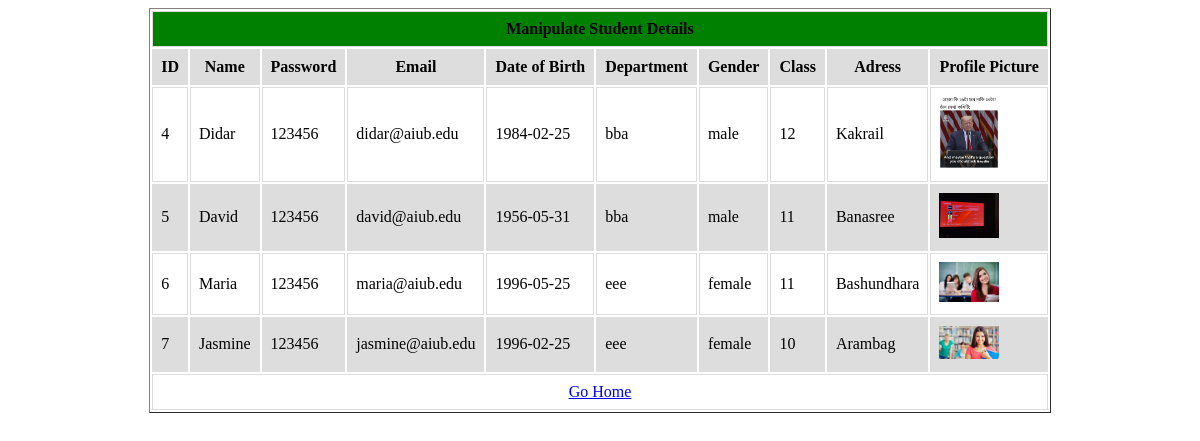
/views/t_studentnfo.php, run on the app's committed database.
### tables this page shows
CREATE TABLE `student` (
  `s_id` int(11) NOT NULL,
  `s_name` varchar(256) NOT NULL,
  `s_password` varchar(256) NOT NULL,
  `email` varchar(256) NOT NULL,
  `dob` date NOT NULL,
  `dept` varchar(256) NOT NULL,
  `gender` varchar(256) NOT NULL,
  `class` int(11) NOT NULL,
  `adress` varchar(256) NOT NULL,
  `photo` varchar(256) NOT NULL,
  `type` varchar(50) DEFAULT 'student'
);

### service/functions.php (called while the page is built, shortened)
<?php
	function getStudentInfo(){
		$conn = getConnection();
		$sql = "select * from student";
		$result = mysqli_query($conn, $sql);
		return $result;
	}

### views/t_studentnfo.php (the view, shortened to what this page needs)
<?php
	require_once('../service/functions.php');
	$result1= getStudentInfo();
?>
<!DOCTYPE html>
<html>
<head>
</head>
<body>
            <center>
         <table border=1 id="table">
		 <tr>
		      <td colspan=12><center><b>Manipulate Student Details</b></center></td>
		 </tr>
		 <tr>
		     <td><b><center>ID</center></b></td>
			 <td><center><b>Name</b></center></td>
			 <td><center><b>Password</b></center></td>
			 <td><center><b>Email</b></center></td>
			 <td><center><b>Date of Birth</b></center></td>
			 <td><center><b>Department</b></center></td>
			 <td><center><b>Gender</b></center></td>
			 <td><center><b>Class</b></center></td>
			 <td><center><b>Adress</b></center></td>
			 <td><center><b>Profile Picture</b></center></td>
		 </tr>
		 <?php	while($row = mysqli_fetch_assoc($result1)){ ?>
		 <tr>
		     <td><?=$row['s_id']?></td>
			 <td><?=$row['s_name']?></td>
			 <td><?=$row['s_password']?></td>
			 <td><?=$row['email']?></td>
			 <td><?=$row['dob']?></td>
			 <td><?=$row['dept']?></td>
			 <td><?=$row['gender']?></td>
			 <td><?=$row['class']?></td>
			 <td><?=$row['adress']?></td>
			 <td><img width="60px" src="../upload/<?=$row['photo']?>"></td>
		 </tr>
		 <?php } ?>
			<tr>
			<td colspan=12><center><a href='Teacher_home.php'>Go Home</a></center></td>
			</tr>
		 </center>

### views/t_studentnfo.php (style rules this page uses)
#table td, #table th { border: 1px solid #ddd; padding: 8px; }
#table tr:nth-child(1) { background-color: green; }
#table tr:nth-child(even) { background-color: #ddd; }

### data on the page
student: s_id "4", s_name "Didar", s_password "123456", email "didar@aiub.edu", dob "1984-02-25", dept "bba", gender "male", class "12", adress "Kakrail", photo (picture)
student: s_id "5", s_name "David", s_password "123456", email "david@aiub.edu", dob "1956-05-31", dept "bba", gender "male", class "11", adress "Banasree", photo (picture)
student: s_id "6", s_name "Maria", s_password "123456", email "maria@aiub.edu", dob "1996-05-25", dept "eee", gender "female", class "11", adress "Bashundhara", photo (picture)
student: s_id "7", s_name "Jasmine", s_password "123456", email "jasmine@aiub.edu", dob "1996-02-25", dept "eee", gender "female", class "10", adress "Arambag", photo (picture)
